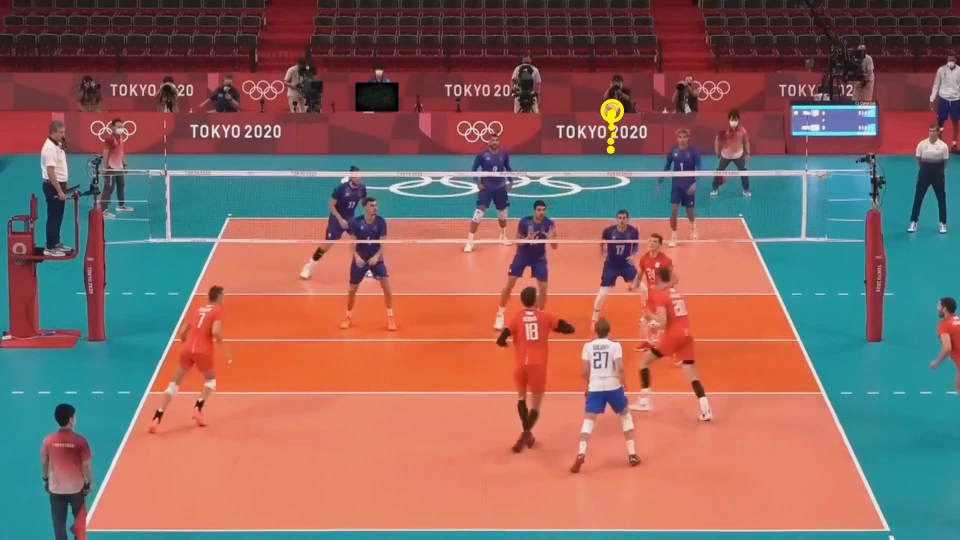
#> input picture ballTacking.jpg, 1920 x 1080 px (shown at 1/2 size)
$ python -i calibmarker.py   (imports and definitions only)
#> lines starting #> are read from the running program, lines starting #| are printed output that depends on the picture
import os
import cv2


# Define the marker size (in pixels)
marker_size = 1
numbersize = 0.01
# List to store the pixel coordinates and assigned numbers of markers for each image
uv = []

# Variables to track the marker number and mouse callback position
marker_number = 1
current_position = None

# Mouse callback function to handle mouse events


# [23 lines left out: function mouse_callback, not called in this run]

# Function to process an image and detect markers


def process_image(image_path):
#> called with image_path = 'ballTacking.jpg'
    global image_uv, marker_number

    # Load the image
    image = cv2.imread(image_path)
#> image is the input picture: shape (1080, 1920, 3); mean B, G, R 97.7, 104, 137.5

    # Reset the marker number for each new image
    marker_number = 1

    # Create a copy of the image for drawing markers
    image_uv = image.copy()

    # Marker detection parameters
    marker_threshold = 255  # Adjust this threshold based on marker visibility

    # Convert the image to grayscale
    gray = cv2.cvtColor(image, cv2.COLOR_BGR2GRAY)
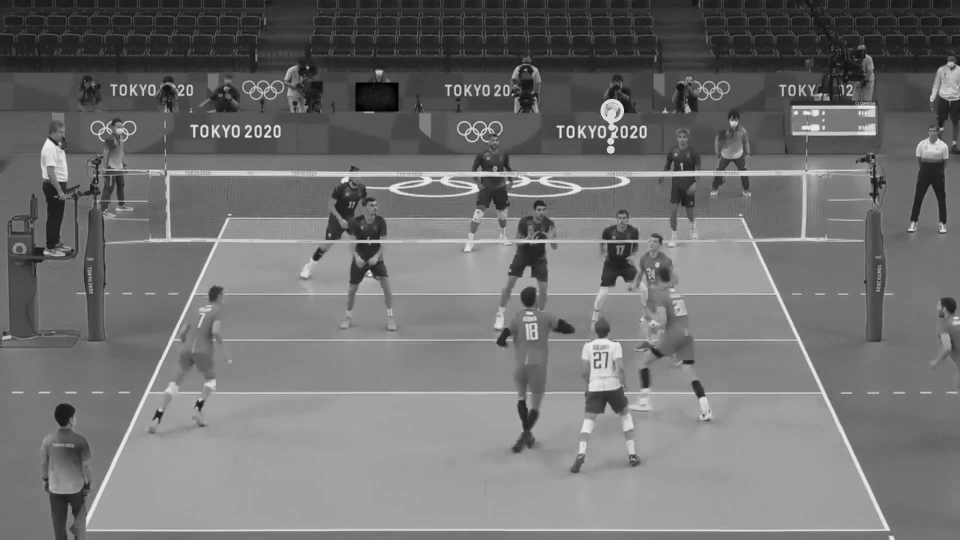
#> gray: shape (1080, 1920) (shown at 1/2 size); min 0, max 245, mean 113.3

    # Apply thresholding to isolate the markers
    _, thresholded = cv2.threshold(
        gray, marker_threshold, 255, cv2.THRESH_BINARY)
#> thresholded: shape (1080, 1920); every value is 0

    # Find contours of the markers
    contours, _ = cv2.findContours(
        thresholded, cv2.RETR_EXTERNAL, cv2.CHAIN_APPROX_SIMPLE)
#> contours = []

    # Iterate through the detected contours
    for contour in contours:
        # Calculate the contour area to filter out small detections
        area = cv2.contourArea(contour)

        if area > 100:  # Adjust the minimum area threshold based on marker size
            # Get the bounding box of the contour
            x, y, w, h = cv2.boundingRect(contour)

            # Draw a rectangle around the marker (in green color)
            cv2.rectangle(image_uv, (x, y), (x + w, y + h), (0, 0, 255), 2)
#> this loop made 0 passes

    # Display the image with marker squares
    cv2.namedWindow("Marker Detection", cv2.WINDOW_NORMAL)
    cv2.resizeWindow("Marker Detection", 800, 600)
    cv2.imshow("Marker Detection", image_uv)
    cv2.setMouseCallback("Marker Detection", mouse_callback)

    # Wait for a key press to close the image window
    cv2.waitKey(0)

# [68 lines left out: functions process_Video, returnUV, not called in this run]

>>> result = process_image('ballTacking.jpg')
